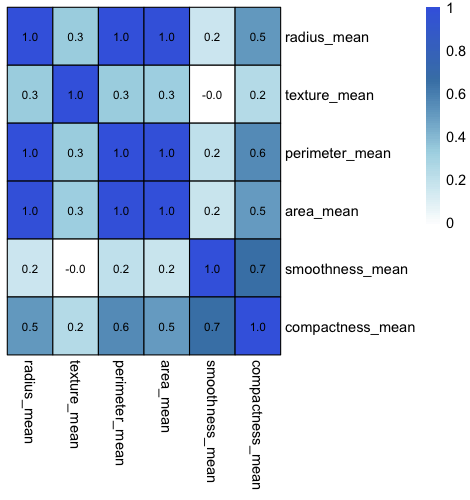

Source code (R):
#           HackBio 
# Data Vizualisation Internship 2026
# Author: Farabi Abrisham Ahmed

# Data Visualisation in R

# Breast Cancer Data Exploration
# Correlation Heatmap

library(pheatmap)

# Import data locally
# Testing some of the correlations:

cor(x = breast_cancer_wisconsin$radius_mean,
    y = breast_cancer_wisconsin$radius_mean)
cor(x = breast_cancer_wisconsin$radius_mean,
    y = breast_cancer_wisconsin$texture_mean)
cor(x = breast_cancer_wisconsin$radius_mean,
    y = breast_cancer_wisconsin$perimeter_mean)
cor(x = breast_cancer_wisconsin$radius_mean,
    y = breast_cancer_wisconsin$area_mean)

# Assigning the features

features <- breast_cancer_wisconsin[, c(
  "radius_mean",
  "texture_mean",
  "perimeter_mean",
  "area_mean",
  "smoothness_mean",
  "compactness_mean"
)]

# Making sure the data from csv is numeric

features <- data.frame(lapply(features, as.numeric))

# Computing the 6x6 correlation matrix 

cor_mat <- cor(features, use = "complete.obs")

# Coding the colour palette:

blue_palette <- colorRampPalette(c("white",
                                   "lightblue",
                                   "steelblue",
                                   "royalblue")
                                 ) (100)

# Coding the pheatmap() function

pheatmap(mat = cor_mat,
         border_color = 'black',
         legend = T,
         cluster_rows = F,
         cluster_cols = F,
         display_numbers = TRUE,
         color = blue_palette,
         number_format = "%.1f",
         number_color = "black"
)
